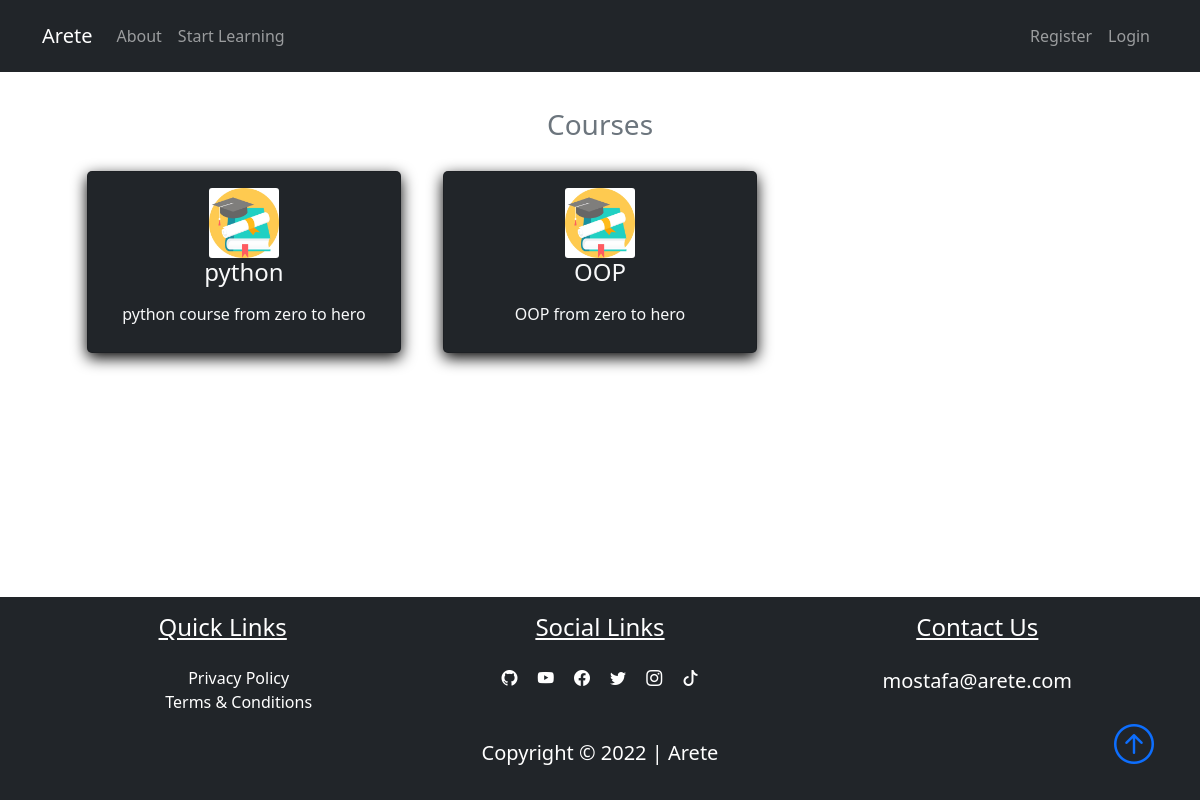
The app's page /courses, older data.
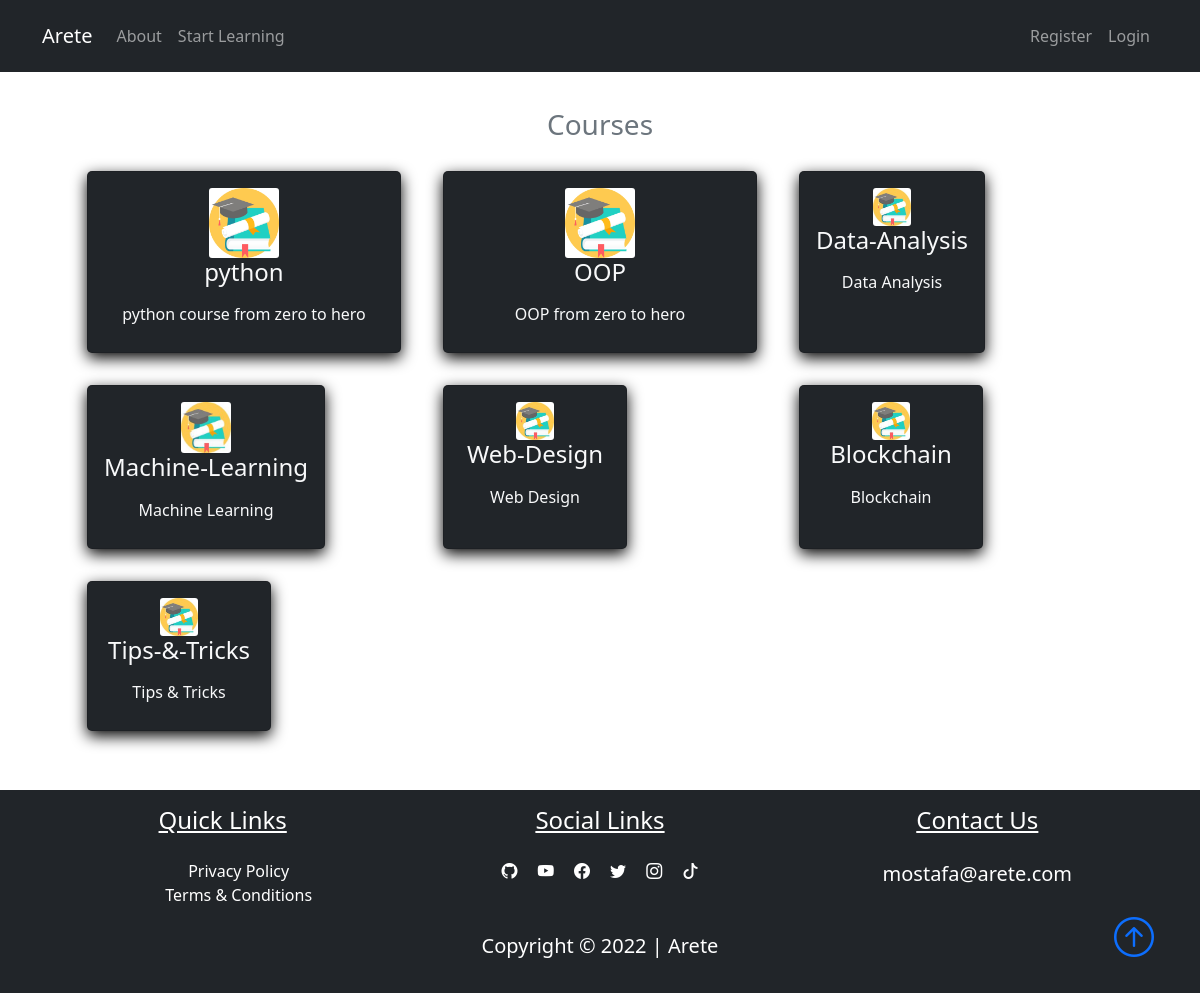
The same page, newer data.
### pythonic/models.py (models this page shows, shortened)
class Course(db.Model):
    id = db.Column(db.Integer, primary_key=True)
    title = db.Column(db.String(50), unique=True, nullable=False)
    description = db.Column(db.String(150), nullable=False)
    icon = db.Column(db.String(20), nullable=False, default="default_icon.jpg")
    lessons = db.relationship("Lesson", backref="course_name", lazy=True)

### pythonic/routes.py (the view)
@app.route('/courses')
def courses():
    courses = Course.query.all()
    return render_template('courses.html', courses=courses)

### pythonic/templates/courses.html
{% extends "layout.html"%}
{% block content %}
<section class="bg-ligh">
    <div class="container p-5">
        <h3 class="text-center text-secondary" id='learn'>Courses</h3>
        <div class="row">
            {% for course in courses %}
            <div class="col-sm-12 col-md-6 col-lg-4 p-3 d-flex align-items-stretch">
                <a href="{{url_for('course', course_title=course.title)}}" class="text-decoration-none">
                    <div class="card bg-dark text-light h-100">
                        <div class="card-body text-center">
                            <img src="{{url_for('static', filename='course_icons/'+course.icon)}}" alt=""
                                class="card-img w-25">
                            <h4 class="card-title mb-3">
                                {{course.title}}
                            </h4>
                            <p class="card-text">{{course.description}}</p>
                        </div>
                    </div>
                </a>
            </div>
            {% endfor %}
        </div>
    </div>
</section>
{% endblock content %}

Row changes from the older to the newer data that the page shows:
added Course: icon (picture), title "Data-Analysis", description "Data Analysis"
added Course: icon (picture), title "Machine-Learning", description "Machine Learning"
added Course: icon (picture), title "Web-Design", description "Web Design"
added Course: icon (picture), title "Blockchain", description "Blockchain"
added Course: icon (picture), title "Tips-&-Tricks", description "Tips & Tricks"
